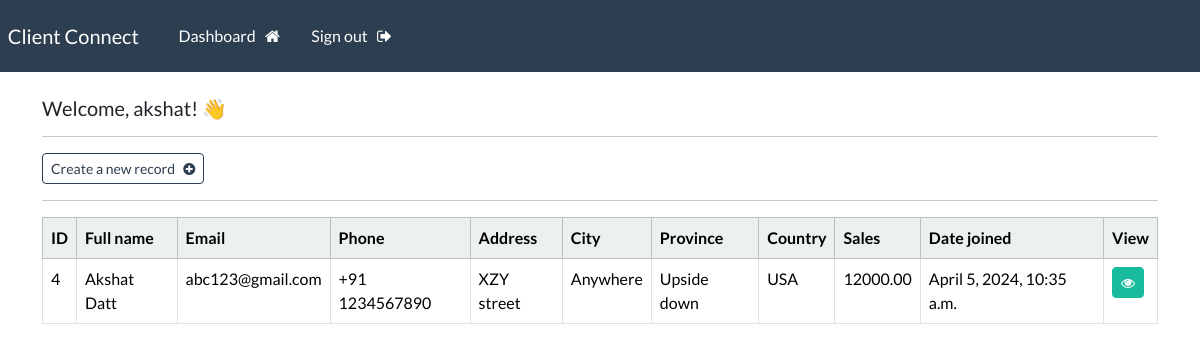
Page /dashboard (signed in) on the committed database.
### webapp/models.py (models this page shows, shortened)
class Record(models.Model):
    creation_date = models.DateTimeField(auto_now_add=True)
    first_name = models.CharField(max_length=100)
    last_name = models.CharField(max_length=100)
    email = models.CharField(max_length=255)
    phone = models.CharField(max_length=20)
    address = models.CharField(max_length=300)
    city = models.CharField(max_length=255)
    province = models.CharField(max_length=200)
    country = models.CharField(max_length=125)
    sales = models.DecimalField(max_digits=12, decimal_places=2,default=0.00)

### webapp/views.py (the view)
# urls.py: path('dashboard', views.dashboard, name="dashboard"),
@login_required(login_url='my-login')
def dashboard(request):
    my_records = Record.objects.all()
    context = {'records': my_records}
    return render(request, 'webapp/dashboard.html', context=context)

### webapp/templates/webapp/dashboard.html
{% extends 'webapp/base.html' %}
{% block content %}
    <h5> Welcome, {{user}}! 👋 </h5>
    <hr>
    <a class="btn btn-outline-primary btn-sm" href="{% url 'create-record' %}">
        Create a new record &nbsp; <i class="fa fa-plus-circle" aria-hidden="true"></i>
    </a>
    <hr>
    <table class="table table-hover table-bordered">
        <thead class="table-light">
            <tr>
                <th scope="col"> ID </th>
                <th scope="col"> Full name </th>
                <th scope="col"> Email </th>
                <th scope="col"> Phone </th>
                <th scope="col"> Address </th>
                <th scope="col"> City </th>
                <th scope="col"> Province </th>
                <th scope="col"> Country </th>
                <th scope="col"> Sales </th>
                <th scope="col"> Date joined </th>
                <th scope="col"> View </th>
            </tr>
        </thead>
        <tbody>
        {% if records %}
            {% for record in records %}
            <tr>
                <td> {{record.id}} </td>
                <td> {{record.first_name}}  {{record.last_name}} </td>
                <td> {{record.email}} </td>
                <td> {{record.phone}} </td>
                <td> {{record.address}} </td>
                <td> {{record.city}} </td>
                <td> {{record.province}} </td>
                <td> {{record.country}} </td>
                <td>{{record.sales}}</td>
                <td> {{record.creation_date}} </td>
                <td> <a class="btn btn-success btn-sm" href="{% url 'record' record.id %}"> <i class="fa fa-eye" aria-hidden="true"></i> </a> </td>
            </tr>
            {% endfor %}
        {% endif %}
        </tbody>
    </table>
{% endblock %}

### webapp/templates/webapp/base.html (shortened to what this page needs)
{% load static %}
<!DOCTYPE html>
<html>
    <head>
        <link rel="stylesheet" type="text/css" href="https://bootswatch.com/5/flatly/bootstrap.min.css">
        <link rel="stylesheet" type="text/css" href="{% static 'css/styles.css' %}">
        <link rel="stylesheet" href="https://cdnjs.cloudflare.com/ajax/libs/font-awesome/4.7.0/css/font-awesome.min.css">
    </head>
    <body>
        {% include 'webapp/navbar.html' %}
        <div class="container">
            <br>
           {% block content %}
           {% endblock %}
        </div>
    </body>
</html>

### webapp/templates/webapp/navbar.html (shortened to what this page needs)
<nav class="navbar navbar-expand-lg navbar-dark bg-primary justify-content-center">
    <a class="navbar-brand main-heading" href="{% url '' %}">
      &nbsp; Client Connect
    </a>
      <div class="collapse navbar-collapse text-center" id="navbarNavDropdown">
        <ul class="navbar-nav mr-auto">
          {% if user.is_authenticated %}
            <li class="nav-item">
              <a class="nav-link" href="{% url 'dashboard' %}">Dashboard &nbsp; <i class="fa fa-home" aria-hidden="true"></i> </a>
            </li>
            <li class="nav-item">
              <a class="nav-link" href="{% url 'user-logout' %}">Sign out &nbsp; <i class="fa fa-sign-out" aria-hidden="true"></i> </a>
            </li>
        </ul>
        {% endif %}
      </div>
  </nav>

### rows in the picture
Record: id "4", first_name "Akshat", last_name "Datt", email "abc123@gmail.com", phone "+91 1234567890", address "XZY street", city "Anywhere", province "Upside down", country "USA", sales "12000.00", creation_date "April 5, 2024, 10:35 a.m."

### other values in the picture
{{ user }} "akshat"
